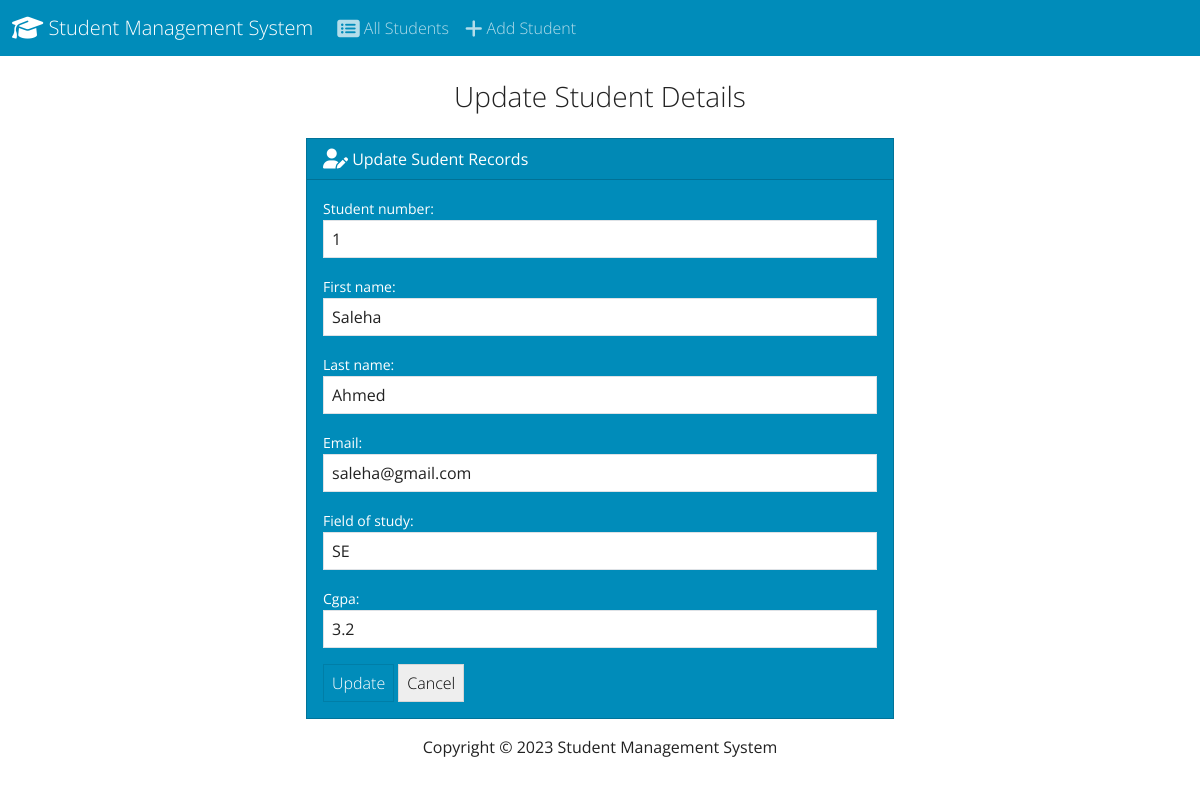
Page /edit/1/ on the committed database.
### students/models.py (models this page shows, shortened)
class Student(models.Model):
    student_number = models.PositiveIntegerField()
    first_name = models.CharField(max_length=50)
    last_name = models.CharField(max_length=50)
    email = models.CharField(max_length=100)
    field_of_study = models.CharField(max_length=30)
    cgpa = models.FloatField()

### students/views.py (the view)
# urls.py: path('edit/<int:id>/',views.edit, name='edit'),
def edit(request, id):
    if request.method == 'POST':
        student = Student.objects.get(pk = id)
        form = StudentForm(request.POST, instance = student)
        if form.is_valid():
            form.save()
            return render(request, 'students/edit.html',{
                'form' : form,
                'success' : True
            })
    else:
        student = Student.objects.get(pk = id)
        form = StudentForm(instance = student)
    return render(request, 'students/edit.html',{'form':form})

### students/forms.py
class StudentForm(forms.ModelForm):
    class Meta:
        model = Student
        fields = ['student_number','first_name','last_name','email',
                  'field_of_study','cgpa']
        labels = {
            'student_number : Student Number',
            'first_name : First Name',
            'last_name : Last Name',
            'email : Email',
            'field_of_study : Field of Study',
            'cgpa : CGPA'
        }
        widgets = {
            'student_number': forms.NumberInput(attrs ={'class': 'form-control'}),
            'first_name': forms.TextInput(attrs ={'class': 'form-control'}),
            'last_name': forms.TextInput(attrs ={'class': 'form-control'}),
            'email': forms.EmailInput(attrs ={'class': 'form-control'}),
            'field_of_study': forms.TextInput(attrs ={'class': 'form-control'}),
            'cgpa': forms.NumberInput(attrs ={'class': 'form-control'})
        }

### students/Templates/students/edit.html (shortened to what this page needs)
{% extends "students/base.html" %}
{% block body %}
<h3 class="text-center m-4">Update Student Details</h3>
{% if success %}
<div class="alert alert-success" role="alert">
    The Student Details have been updated successfully.
    <a href="{% url 'index' %}" class="alert-link">
        Go To Home Page.</a>
</div>
{% else %}
<div class="row justify-content-center">
    <div class="col-6">
        <div class="card text-white bg-primary mb-3">
            <div class="card-header"><i class="fa-solid fa-user-pen fa-lg"></i>
            Update Sudent Records</div>
            <div class="card-body">
              <form action="{%url 'add' %}" method="POST">
                {{form.as_p}}
                <button type="submit" class="btn btn-primary">
                    Update</button>
                <a href="{% url 'index' %}" class="btn btn-secondary">
                    Cancel</a>
              </form>
            </div>
          </div>
    </div>
</div>
{% endif %}
{% endblock %}

### rows in the picture
Student: student_number "1", first_name "Saleha", last_name "Ahmed", email "saleha@gmail.com", field_of_study "SE", cgpa "3.2"
